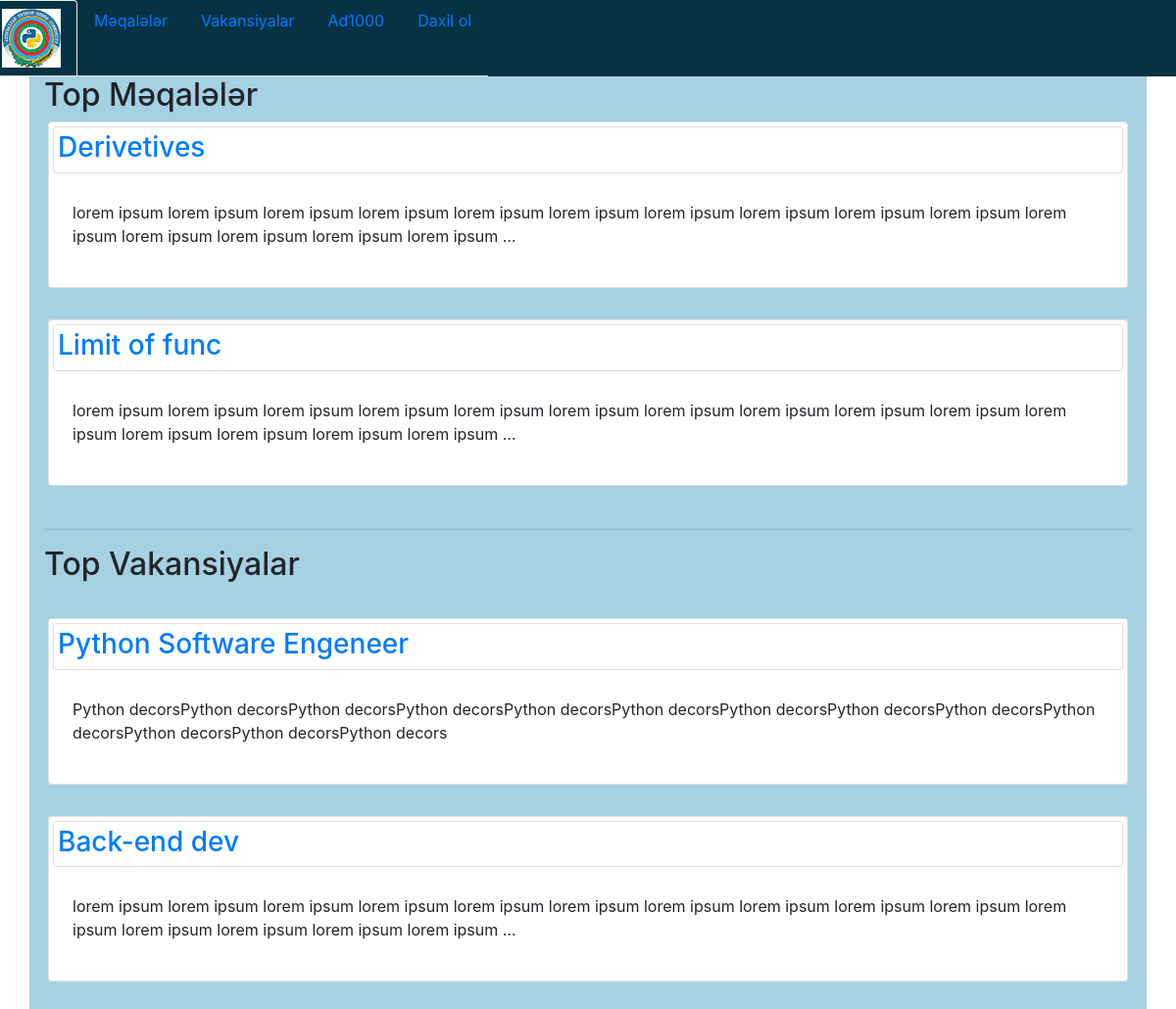
The page / on the database its author committed.
### blog/models.py (models this page shows, shortened)
class Post(m.Model):
    category = m.ForeignKey(Category, null =True, on_delete=m.SET_NULL)
    title = m.CharField("Başlıq", max_length=20)
    content = m.TextField()
    author = m.ForeignKey(User, on_delete=m.CASCADE)
    date_created = m.DateTimeField(default= timezone.now)
    STATUS_CHOICES = (
        ('Draft', 'draft'),
        ('Published', 'published'))
    status = m.CharField(max_length=10, choices=STATUS_CHOICES, default='draft')
    objects = m.Manager()
    published = PublishedManager()
    """
        published - Query set manager where all objects is 'posts with published status.
        at: class PublishedManager'

    """
    class Meta:
        verbose_name, verbose_name_plural = "Post", "Postlar"

### vacancy/models.py (models this page shows, shortened)
class Vacancy(m.Model):
    author = m.ForeignKey(User, on_delete=m.CASCADE)
    title = m.CharField('Bashliq', max_length = 50)
    content = m.TextField('Vakansiya')
    dead_line = m.DateField("Bitmə tarixi (YYYY-MM-DD)", null=True)
    date_created = m.DateField("Yaradılma tarixi", auto_now_add=True)
    freelance = m.BooleanField("Freelance imkanı")
    class Meta:
        verbose_name = 'Vakansiya'
        verbose_name_plural = 'Vakansiyalar'

### home/views.py (the view)
# urls.py: path('', include('home.urls')),
def home(request):
    count_posts = 5       #  count of top items on home page
    count_vacancies = 5
    posts = Post.published.all()
    vacancies = Vacancy.objects.all()
    if len(posts) >= count_posts and len(vacancies) >= count_vacancies:
        context_object = {"posts": posts[:count_posts], "vacancies": vacancies[:count_vacancies]}
    else:
        context_object = {"posts":posts, "vacancies": vacancies}
    return render(request, 'home/home_page.html', context_object)

### blog/models.py (called while the page is built)
    def get_queryset(self):
        return super(PublishedManager,self).get_queryset().filter(status = 'Published')

### home/templates/home/home_page.html (shortened to what this page needs)
{% extends 'base.html'%}
{%block body%}
<div class="container">
    <h2>Top Məqalələr</h2>
    {% for p in posts %}
        <div class = "card m-1">
            <div class="card card-title m-1">
                <a class="card-link" href="{% url 'blog:about_post' p.id %}">
                    <div class="m-1"><h3> {{p.title}} </h3></div>
                </a>
            </div>
            <div class="card-body m-1">
                {{p.content|truncatewords:30|linebreaks}}
            </div>
        </div>
        <br>
    {% endfor %}
    <hr>
    <h2>Top Vakansiyalar</h2>
    <br>
    {% for v in vacancies %}
        <div class = "card m-1">
            <div class="card card-title m-1">
                <a class="card-link" href="{% url 'vacancy:about_vacancy' v.id %}">
                    <div class="m-1"><h3> {{v.title}} </h3></div>
                </a>
            </div>
            <div class="card-body m-1">
                {{v.content|truncatewords:30|linebreaks}}
            </div>
        </div>
        <br>
    {% endfor %}
</div>
{%endblock%}

### home/static/home/base.css (style rules this page uses)
div.container { background-color: rgb(166, 209, 226); }
div.card { margin-bottom: 10px; }

### rows shown on the page
Post: title "Derivetives", content "lorem ipsum lorem ipsum lorem ipsum lorem ipsum lorem ipsum lorem ipsum lorem ipsum lorem ipsum lorem ipsum lorem ipsum lorem ipsum lorem ipsum lorem ipsum lorem ipsum lorem ipsum …"
Post: title "Limit of func", content "lorem ipsum lorem ipsum lorem ipsum lorem ipsum lorem ipsum lorem ipsum lorem ipsum lorem ipsum lorem ipsum lorem ipsum lorem ipsum lorem ipsum lorem ipsum lorem ipsum lorem ipsum …"
Vacancy: title "Python Software Engeneer", content "Python decorsPython decorsPython decorsPython decorsPython decorsPython decorsPython decorsPython decorsPython decorsPython decorsPython decorsPython decorsPython decors"
Vacancy: title "Back-end dev", content "lorem ipsum lorem ipsum lorem ipsum lorem ipsum lorem ipsum lorem ipsum lorem ipsum lorem ipsum lorem ipsum lorem ipsum lorem ipsum lorem ipsum lorem ipsum lorem ipsum lorem ipsum …"
